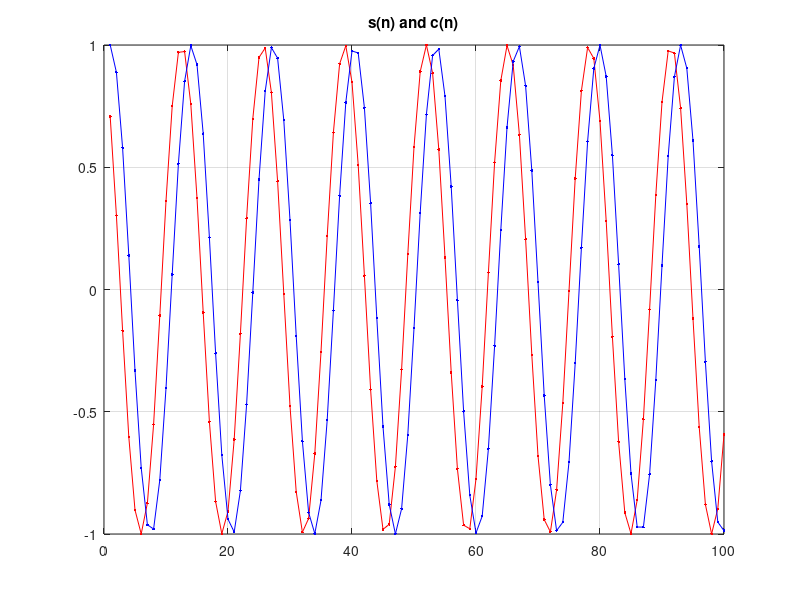
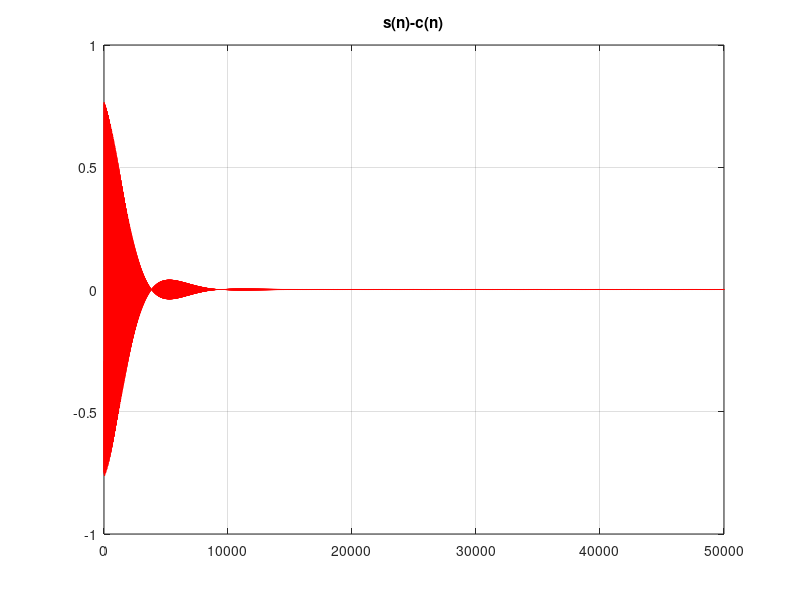
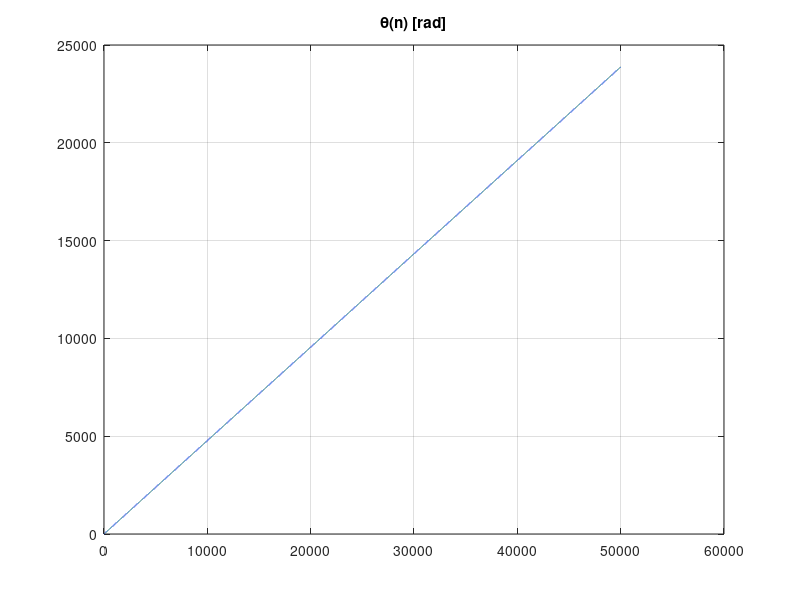
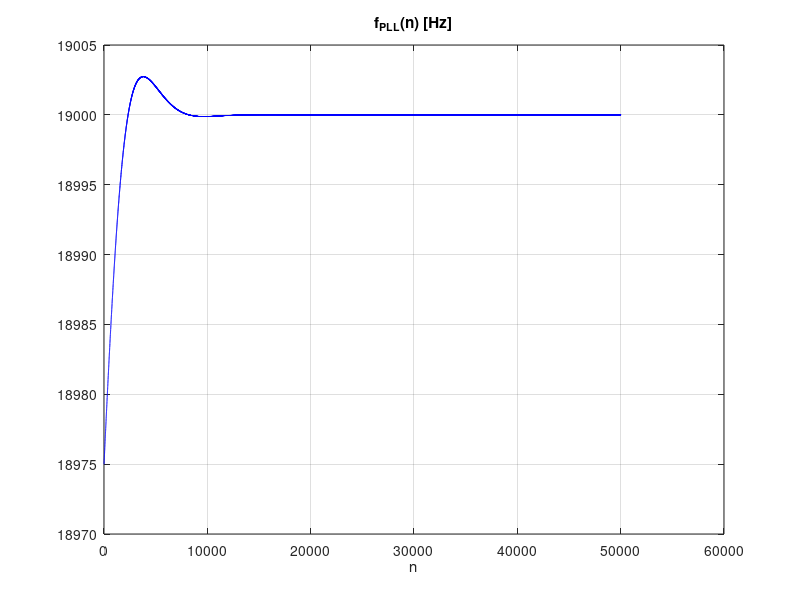

Write MATLAB code to recreate these figures, in order.
% Petla cyfrowa PLL - Phase-Locked Loop
clear all; close all;

% PLL parameters
fs = 250000;                    % czestotliwosc probkowania
fc = 19000; phc = pi/4;         % czestotliwosc nosnej
fPLLstart = fc-25; dfreq = 100; % poczatkowa czestotl. petli, szerokosc pracy petli
ipll = 1;                       % 1=real PLL, 2=complex PLL

% Generacja sygnalow
N = 50000; n=0:N-1; A = 0.1;         % licza probkek, indeksy probek
dt=1/fs; t=dt*n;                     % okres probkowania, chwile probkowania 
if(ipll==1) s  = A * cos(2*pi*fc*t + phc);      end    % sygnal WE rzeczywisty
if(ipll==2) s  = A * exp(j*(2*pi*fc*t + phc));  end    % sygnal WE zespolony

% Obliczenie wartosci wspolczynnikow petli
damp = sqrt(2)/2;                                       % standardowe tlumienie
omeg = (dfreq/fs) / (damp+1/(4*damp));                  % zmienna  
mi1   = (4*damp*omeg) / (1 + 2*damp*omeg + omeg*omeg);  % stala adaptacji #1
mi2   = (4*omeg*omeg) / (1 + 2*damp*omeg + omeg*omeg);  % stala adaptacji #2

% PLL
omega = zeros(1,N+1); omega(1) = 2*pi*fPLLstart / fs;
theta = zeros(1,N+1);
smax = max(abs(s));
for n = 1 : N  % PETLA ADAPTACJI
    if( ipll==1 ) delta = -2*sin(theta(n)) * s(n)/smax;
    else          delta = -2*imag( exp(j*theta(n)) * conj(s(n) )/smax );
    end    
    theta(n+1) = theta(n) + omega(n) + mi1*delta;
    omega(n+1) = omega(n) + mi2*delta;
end
c = cos(  theta(1:N) );    % odtworzona nosna
sr = real(s) / smax;       % czesc rzeczywista zaklocenego sygnalu wejsciowego 
n = 1:100;
plot(n,sr(n),'r.-',n,c(n),'b.-'); title('s(n) and c(n)'); grid; pause
figure; plot(1:N,sr-c,'r-'); title('s(n)-c(n)'); grid; pause
figure; plot(theta); title('\theta(n) [rad]');grid; pause
figure; plot(omega*fs/(2*pi),'b-'); xlabel('n'); title('f_{PLL}(n) [Hz]'); grid; pause
